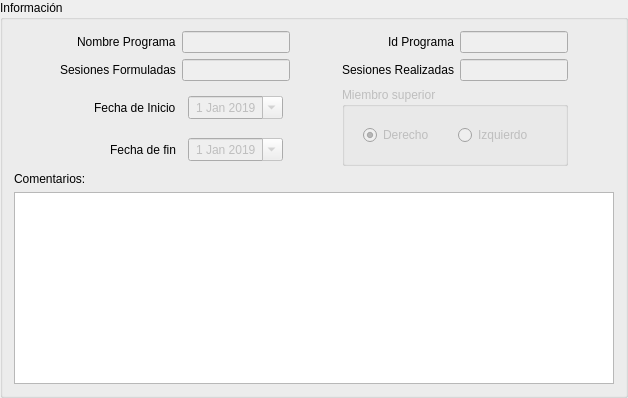
                       <widget class="QGroupBox" name="groupBox_16">
                        <property name="title">
                         <string>Información</string>
                        </property>
                        <layout class="QGridLayout" name="gridLayout_25">
                         <item row="0" column="4" alignment="Qt::AlignRight">
                          <widget class="QLabel" name="label_43">
                           <property name="enabled">
                            <bool>true</bool>
                           </property>
                           <property name="sizePolicy">
                            <sizepolicy hsizetype="Fixed" vsizetype="Preferred">
                             <horstretch>0</horstretch>
                             <verstretch>0</verstretch>
                            </sizepolicy>
                           </property>
                           <property name="maximumSize">
                            <size>
                             <width>150</width>
                             <height>16777215</height>
                            </size>
                           </property>
                           <property name="text">
                            <string>Id Programa</string>
                           </property>
                          </widget>
                         </item>
                         <item row="2" column="1" alignment="Qt::AlignRight">
                          <widget class="QLabel" name="label_40">
                           <property name="enabled">
                            <bool>true</bool>
                           </property>
                           <property name="sizePolicy">
                            <sizepolicy hsizetype="Fixed" vsizetype="Preferred">
                             <horstretch>0</horstretch>
                             <verstretch>0</verstretch>
                            </sizepolicy>
                           </property>
                           <property name="maximumSize">
                            <size>
                             <width>150</width>
                             <height>16777215</height>
                            </size>
                           </property>
                           <property name="text">
                            <string>Fecha de Inicio</string>
                           </property>
                          </widget>
                         </item>
                         <item row="1" column="4" alignment="Qt::AlignRight">
                          <widget class="QLabel" name="label_91">
                           <property name="enabled">
                            <bool>true</bool>
                           </property>
                           <property name="text">
                            <string>Sesiones Realizadas</string>
                           </property>
                          </widget>
                         </item>
                         <item row="1" column="0">
                          <spacer name="horizontalSpacer_39">
                           <property name="orientation">
                            <enum>Qt::Horizontal</enum>
                           </property>
                           <property name="sizeHint" stdset="0">
                            <size>
                             <width>40</width>
                             <height>20</height>
                            </size>
                           </property>
                          </spacer>
                         </item>
                         <item row="0" column="1" alignment="Qt::AlignRight">
                          <widget class="QLabel" name="label_42">
                           <property name="enabled">
                            <bool>true</bool>
                           </property>
                           <property name="sizePolicy">
                            <sizepolicy hsizetype="Fixed" vsizetype="Preferred">
                             <horstretch>0</horstretch>
                             <verstretch>0</verstretch>
                            </sizepolicy>
                           </property>
                           <property name="maximumSize">
                            <size>
                             <width>150</width>
                             <height>16777215</height>
                            </size>
                           </property>
                           <property name="text">
                            <string>Nombre Programa</string>
                           </property>
                          </widget>
                         </item>
                         <item row="2" column="2" alignment="Qt::AlignHCenter">
                          <widget class="QDateEdit" name="dateEdit_5">
                           <property name="enabled">
                            <bool>false</bool>
                           </property>
                           <property name="sizePolicy">
                            <sizepolicy hsizetype="Fixed" vsizetype="Fixed">
                             <horstretch>0</horstretch>
                             <verstretch>0</verstretch>
                            </sizepolicy>
                           </property>
                           <property name="maximumSize">
                            <size>
                             <width>150</width>
                             <height>16777215</height>
                            </size>
                           </property>
                           <property name="alignment">
                            <set>Qt::AlignCenter</set>
                           </property>
                           <property name="minimumDate">
                            <date>
                             <year>2019</year>
                             <month>1</month>
                             <day>1</day>
                            </date>
                           </property>
                           <property name="calendarPopup">
                            <bool>true</bool>
                           </property>
                          </widget>
                         </item>
                         <item row="1" column="1" alignment="Qt::AlignRight">
                          <widget class="QLabel" name="label_90">
                           <property name="enabled">
                            <bool>true</bool>
                           </property>
                           <property name="text">
                            <string>Sesiones Formuladas</string>
                           </property>
                          </widget>
                         </item>
                         <item row="0" column="2">
                          <widget class="QLineEdit" name="lineEdit_20">
                           <property name="enabled">
                            <bool>false</bool>
                           </property>
                           <property name="sizePolicy">
                            <sizepolicy hsizetype="Fixed" vsizetype="Fixed">
                             <horstretch>0</horstretch>
                             <verstretch>0</verstretch>
                            </sizepolicy>
                           </property>
                           <property name="maximumSize">
                            <size>
                             <width>150</width>
                             <height>16777215</height>
                            </size>
                           </property>
                           <property name="alignment">
                            <set>Qt::AlignCenter</set>
                           </property>
                          </widget>
                         </item>
                         <item row="1" column="5">
                          <widget class="QLineEdit" name="lineEdit_52">
                           <property name="enabled">
                            <bool>false</bool>
                           </property>
                           <property name="sizePolicy">
                            <sizepolicy hsizetype="Fixed" vsizetype="Fixed">
                             <horstretch>0</horstretch>
                             <verstretch>0</verstretch>
                            </sizepolicy>
                           </property>
                           <property name="maximumSize">
                            <size>
                             <width>150</width>
                             <height>16777215</height>
                            </size>
                           </property>
                           <property name="alignment">
                            <set>Qt::AlignCenter</set>
                           </property>
                          </widget>
                         </item>
                         <item row="0" column="5">
                          <widget class="QLineEdit" name="lineEdit_21">
                           <property name="enabled">
                            <bool>false</bool>
                           </property>
                           <property name="sizePolicy">
                            <sizepolicy hsizetype="Fixed" vsizetype="Fixed">
                             <horstretch>0</horstretch>
                             <verstretch>0</verstretch>
                            </sizepolicy>
                           </property>
                           <property name="maximumSize">
                            <size>
                             <width>150</width>
                             <height>16777215</height>
                            </size>
                           </property>
                           <property name="alignment">
                            <set>Qt::AlignCenter</set>
                           </property>
                          </widget>
                         </item>
                         <item row="4" column="0" colspan="3">
                          <widget class="QLabel" name="label_92">
                           <property name="text">
                            <string>Comentarios:</string>
                           </property>
                          </widget>
                         </item>
                         <item row="1" column="2">
                          <widget class="QLineEdit" name="lineEdit_51">
                           <property name="enabled">
                            <bool>false</bool>
                           </property>
                           <property name="sizePolicy">
                            <sizepolicy hsizetype="Fixed" vsizetype="Fixed">
                             <horstretch>0</horstretch>
                             <verstretch>0</verstretch>
                            </sizepolicy>
                           </property>
                           <property name="maximumSize">
                            <size>
                             <width>150</width>
                             <height>16777215</height>
                            </size>
                           </property>
                           <property name="alignment">
                            <set>Qt::AlignCenter</set>
                           </property>
                          </widget>
                         </item>
                         <item row="1" column="6">
                          <spacer name="horizontalSpacer_38">
                           <property name="orientation">
                            <enum>Qt::Horizontal</enum>
                           </property>
                           <property name="sizeHint" stdset="0">
                            <size>
                             <width>40</width>
                             <height>20</height>
                            </size>
                           </property>
                          </spacer>
                         </item>
                         <item row="5" column="0" colspan="7">
                          <widget class="QPlainTextEdit" name="plainTextEdit_5"/>
                         </item>
                         <item row="1" column="3">
                          <spacer name="horizontalSpacer_40">
                           <property name="orientation">
                            <enum>Qt::Horizontal</enum>
                           </property>
                           <property name="sizeHint" stdset="0">
                            <size>
                             <width>40</width>
                             <height>20</height>
                            </size>
                           </property>
                          </spacer>
                         </item>
                         <item row="3" column="1" alignment="Qt::AlignRight">
                          <widget class="QLabel" name="label_41">
                           <property name="enabled">
                            <bool>true</bool>
                           </property>
                           <property name="sizePolicy">
                            <sizepolicy hsizetype="Fixed" vsizetype="Preferred">
                             <horstretch>0</horstretch>
                             <verstretch>0</verstretch>
                            </sizepolicy>
                           </property>
                           <property name="maximumSize">
                            <size>
                             <width>150</width>
                             <height>16777215</height>
                            </size>
                           </property>
                           <property name="text">
                            <string>Fecha de fin</string>
                           </property>
                          </widget>
                         </item>
                         <item row="3" column="2" alignment="Qt::AlignHCenter">
                          <widget class="QDateEdit" name="dateEdit_6">
                           <property name="enabled">
                            <bool>false</bool>
                           </property>
                           <property name="sizePolicy">
                            <sizepolicy hsizetype="Fixed" vsizetype="Fixed">
                             <horstretch>0</horstretch>
                             <verstretch>0</verstretch>
                            </sizepolicy>
                           </property>
                           <property name="maximumSize">
                            <size>
                             <width>150</width>
                             <height>16777215</height>
                            </size>
                           </property>
                           <property name="alignment">
                            <set>Qt::AlignCenter</set>
                           </property>
                           <property name="minimumDate">
                            <date>
                             <year>2019</year>
                             <month>1</month>
                             <day>1</day>
                            </date>
                           </property>
                           <property name="calendarPopup">
                            <bool>true</bool>
                           </property>
                          </widget>
                         </item>
                         <item row="2" column="4" rowspan="2" colspan="2">
                          <widget class="QGroupBox" name="groupBox_25">
                           <property name="enabled">
                            <bool>false</bool>
                           </property>
                           <property name="title">
                            <string>Miembro superior</string>
                           </property>
                           <property name="flat">
                            <bool>false</bool>
                           </property>
                           <property name="checkable">
                            <bool>false</bool>
                           </property>
                           <layout class="QGridLayout" name="gridLayout_54">
                            <item row="0" column="0">
                             <widget class="QWidget" name="widget_9" native="true">
                              <layout class="QGridLayout" name="gridLayout_52">
                               <item row="1" column="0">
                                <widget class="QRadioButton" name="radioButton_3">
                                 <property name="text">
                                  <string>Derecho</string>
                                 </property>
                                 <property name="checked">
                                  <bool>true</bool>
                                 </property>
                                </widget>
                               </item>
                               <item row="1" column="1">
                                <widget class="QRadioButton" name="radioButton_4">
                                 <property name="text">
                                  <string>Izquierdo</string>
                                 </property>
                                </widget>
                               </item>
                              </layout>
                             </widget>
                            </item>
                           </layout>
                          </widget>
                         </item>
                        </layout>
                       </widget>
